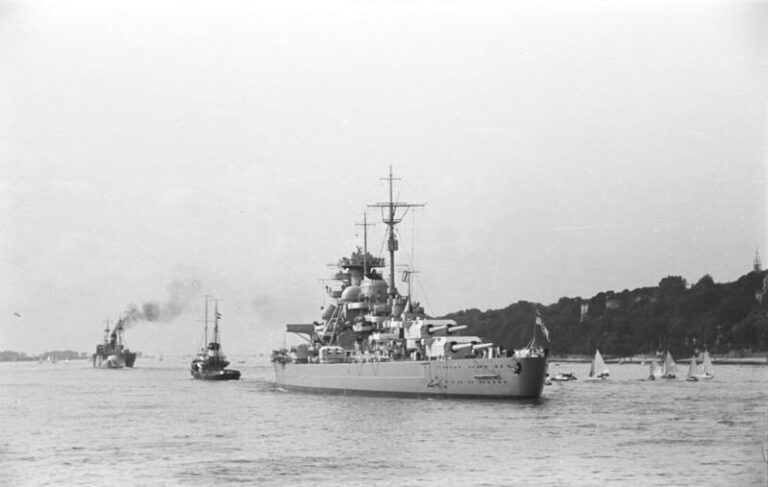
#> input picture Bismarck.jpg, 768 x 487 px
$ python main.py
#> lines starting #> are read from the running program, lines starting #| are printed output that depends on the picture; after the words box and inside, x2 and y2 are one past the last pixel; in counts of white or black regions, pixels touching at a corner belong together
import cv2
import numpy as np

img = cv2.imread('Bismarck.jpg', cv2.IMREAD_GRAYSCALE)
#> img is the input picture: shape (487, 768); min 21, max 255, mean 204.3
edges = cv2.Canny(img,100,200)
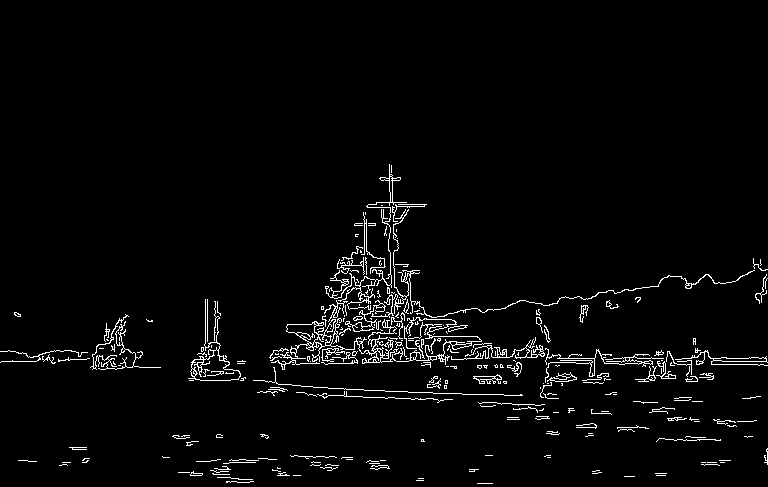
#> edges: shape (487, 768); 2.9% white in thin lines or dots, all inside (x1, y1, x2, y2) = (0, 164, 768, 484)

fast = cv2.FastFeatureDetector_create()
fast.setNonmaxSuppression(0)
kp = fast.detect(edges, None)
#> kp = 2631 keypoints; strongest (x, y, size): (389, 164, 7), (389, 165, 7), (391, 165, 7), (389, 166, 7)
kp_img = cv2.drawKeypoints(img, kp, None, color=(255,0,0))
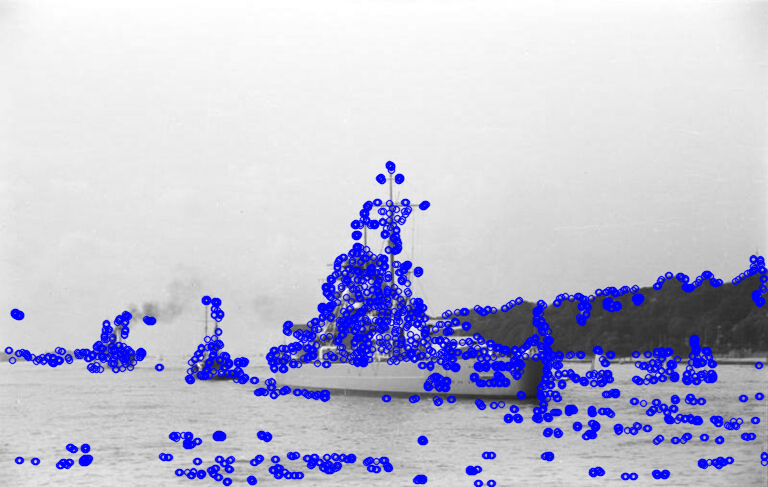
#> kp_img: shape (487, 768, 3); mean of channels 0, 1, 2 213.1, 191.5, 191.5; drawn as B, G, R

orb = cv2.ORB_create()
kp_orb = orb.detect(img, None)
#> kp_orb = 500 keypoints; strongest (x, y, size): (345, 271, 31), (454, 347, 31), (474, 346, 31), (472, 342, 31)
kp_orb, des = orb.compute(edges, kp_orb)
orb_img = cv2.drawKeypoints(kp_img, kp_orb, None, color=(0,255,0), flags=0)
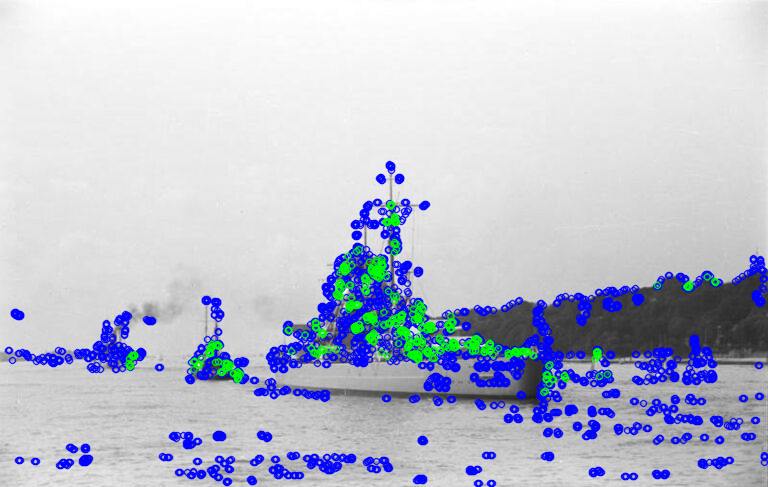
#> orb_img: shape (487, 768, 3); mean of channels 0, 1, 2 209.9, 194.6, 190.7; drawn as B, G, R

cv2.namedWindow("Image")
while True:
    cv2.imshow("Image", img)
    if cv2.waitKey(0) == ord('q'):
#> (key q is pressed here)
        break
    cv2.imshow("Image", kp_img)
    if cv2.waitKey(0) == ord('q'):
        break
    cv2.imshow("Image", orb_img)
    if cv2.waitKey(0) == ord('q'):
        break
cv2.destroyWindow("Image")

$ run again, with gaussian_FAST.png saved as Bismarck.jpg
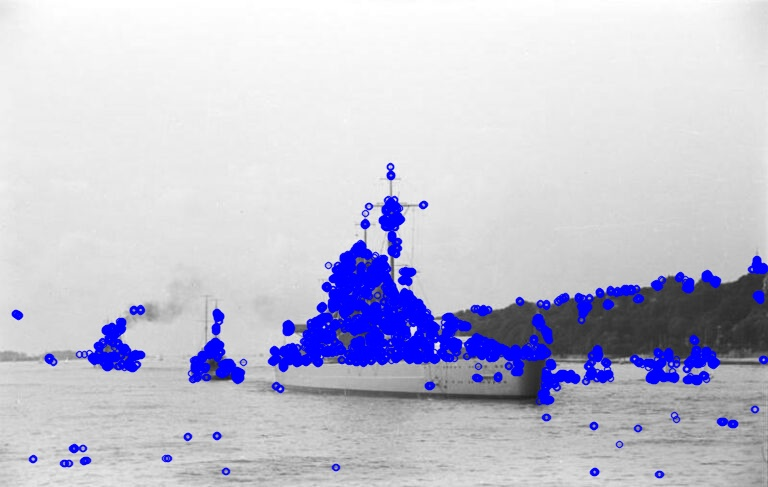
#> input picture gaussian_FAST.png, 768 x 487 px
#> `edges = cv2.Canny(img,100,200)`:
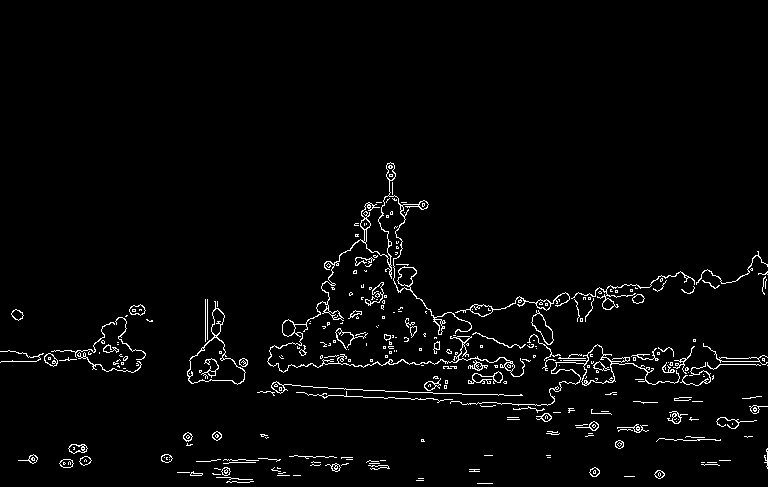
#> edges: shape (487, 768); 2.6% white in thin lines or dots, all inside (x1, y1, x2, y2) = (0, 162, 768, 484)
#> kp = 3555 keypoints; strongest (x, y, size): (390, 162, 7), (387, 163, 7), (388, 163, 7), (389, 163, 7)
#> kp_orb = 500 keypoints; strongest (x, y, size): (390, 166, 31), (422, 204, 37.2), (369, 206, 31), (368, 206, 37.2)
#> `orb_img = cv2.drawKeypoints(kp_img, kp_orb, None, color=(0,255,0), fla..`:
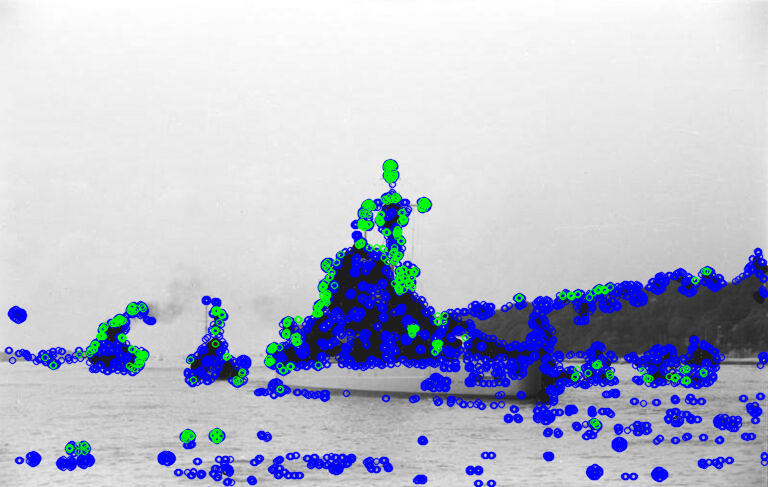
#> orb_img: shape (487, 768, 3); mean of channels 0, 1, 2 208, 188.7, 184.6; drawn as B, G, R
